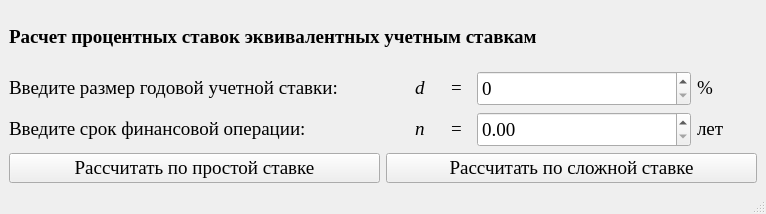
<?xml version="1.0" encoding="UTF-8"?>
<ui version="4.0">
 <class>MainWindow</class>
 <widget class="QMainWindow" name="MainWindow">
  <property name="geometry">
   <rect>
    <x>0</x>
    <y>0</y>
    <width>766</width>
    <height>214</height>
   </rect>
  </property>
  <property name="windowTitle">
   <string>Расчет процентных ставок эквивалентных учетным ставкам</string>
  </property>
  <widget class="QWidget" name="centralwidget">
   <layout class="QGridLayout" name="gridLayout_5">
    <item row="0" column="0">
     <widget class="QLabel" name="label_11">
      <property name="minimumSize">
       <size>
        <width>400</width>
        <height>35</height>
       </size>
      </property>
      <property name="font">
       <font>
        <family>Times New Roman</family>
        <pointsize>14</pointsize>
        <weight>75</weight>
        <bold>true</bold>
       </font>
      </property>
      <property name="text">
       <string>&lt;html&gt;&lt;head/&gt;&lt;body&gt;&lt;p&gt;Расчет процентных ставок эквивалентных учетным ставкам&lt;/p&gt;&lt;/body&gt;&lt;/html&gt;</string>
      </property>
     </widget>
    </item>
    <item row="1" column="0">
     <layout class="QGridLayout" name="gridLayout_3">
      <item row="0" column="0">
       <layout class="QGridLayout" name="gridLayout">
        <item row="0" column="0">
         <widget class="QLabel" name="label">
          <property name="minimumSize">
           <size>
            <width>400</width>
            <height>35</height>
           </size>
          </property>
          <property name="font">
           <font>
            <family>Times New Roman</family>
            <pointsize>14</pointsize>
           </font>
          </property>
          <property name="text">
           <string>&lt;html&gt;&lt;head/&gt;&lt;body&gt;&lt;p&gt;Введите размер годовой учетной ставки:&lt;/p&gt;&lt;/body&gt;&lt;/html&gt;</string>
          </property>
         </widget>
        </item>
        <item row="0" column="1">
         <widget class="QLabel" name="label_2">
          <property name="minimumSize">
           <size>
            <width>30</width>
            <height>0</height>
           </size>
          </property>
          <property name="maximumSize">
           <size>
            <width>30</width>
            <height>16777215</height>
           </size>
          </property>
          <property name="font">
           <font>
            <family>Times New Roman</family>
            <pointsize>14</pointsize>
            <italic>true</italic>
           </font>
          </property>
          <property name="text">
           <string>&lt;html&gt;&lt;head/&gt;&lt;body&gt;&lt;p&gt;d&lt;/p&gt;&lt;/body&gt;&lt;/html&gt;</string>
          </property>
         </widget>
        </item>
        <item row="0" column="2">
         <widget class="QLabel" name="label_3">
          <property name="minimumSize">
           <size>
            <width>20</width>
            <height>0</height>
           </size>
          </property>
          <property name="maximumSize">
           <size>
            <width>20</width>
            <height>16777215</height>
           </size>
          </property>
          <property name="font">
           <font>
            <family>Times New Roman</family>
            <pointsize>14</pointsize>
           </font>
          </property>
          <property name="text">
           <string>&lt;html&gt;&lt;head/&gt;&lt;body&gt;&lt;p&gt;=&lt;/p&gt;&lt;/body&gt;&lt;/html&gt;</string>
          </property>
         </widget>
        </item>
        <item row="0" column="3">
         <widget class="QDoubleSpinBox" name="doubleSpinBox">
          <property name="minimumSize">
           <size>
            <width>214</width>
            <height>25</height>
           </size>
          </property>
          <property name="maximumSize">
           <size>
            <width>16777215</width>
            <height>220</height>
           </size>
          </property>
          <property name="font">
           <font>
            <family>Times New Roman</family>
            <pointsize>14</pointsize>
           </font>
          </property>
          <property name="decimals">
           <number>0</number>
          </property>
          <property name="maximum">
           <double>16777215.000000000000000</double>
          </property>
         </widget>
        </item>
        <item row="0" column="4">
         <widget class="QLabel" name="label_4">
          <property name="minimumSize">
           <size>
            <width>35</width>
            <height>0</height>
           </size>
          </property>
          <property name="maximumSize">
           <size>
            <width>35</width>
            <height>16777215</height>
           </size>
          </property>
          <property name="font">
           <font>
            <family>Times New Roman</family>
            <pointsize>14</pointsize>
           </font>
          </property>
          <property name="text">
           <string>&lt;html&gt;&lt;head/&gt;&lt;body&gt;&lt;p&gt;%&lt;/p&gt;&lt;/body&gt;&lt;/html&gt;</string>
          </property>
         </widget>
        </item>
        <item row="0" column="5">
         <widget class="QLabel" name="label_5">
          <property name="text">
           <string/>
          </property>
         </widget>
        </item>
       </layout>
      </item>
      <item row="1" column="0">
       <layout class="QGridLayout" name="gridLayout_2">
        <item row="0" column="0">
         <widget class="QLabel" name="label_6">
          <property name="minimumSize">
           <size>
            <width>400</width>
            <height>35</height>
           </size>
          </property>
          <property name="font">
           <font>
            <family>Times New Roman</family>
            <pointsize>14</pointsize>
           </font>
          </property>
          <property name="text">
           <string>&lt;html&gt;&lt;head/&gt;&lt;body&gt;&lt;p&gt;Введите срок финансовой операции:&lt;/p&gt;&lt;/body&gt;&lt;/html&gt;</string>
          </property>
         </widget>
        </item>
        <item row="0" column="1">
         <widget class="QLabel" name="label_7">
          <property name="minimumSize">
           <size>
            <width>30</width>
            <height>0</height>
           </size>
          </property>
          <property name="maximumSize">
           <size>
            <width>30</width>
            <height>16777215</height>
           </size>
          </property>
          <property name="font">
           <font>
            <family>Times New Roman</family>
            <pointsize>14</pointsize>
            <italic>true</italic>
           </font>
          </property>
          <property name="text">
           <string>&lt;html&gt;&lt;head/&gt;&lt;body&gt;&lt;p&gt;n&lt;/p&gt;&lt;/body&gt;&lt;/html&gt;</string>
          </property>
         </widget>
        </item>
        <item row="0" column="2">
         <widget class="QLabel" name="label_8">
          <property name="minimumSize">
           <size>
            <width>20</width>
            <height>0</height>
           </size>
          </property>
          <property name="maximumSize">
           <size>
            <width>20</width>
            <height>16777215</height>
           </size>
          </property>
          <property name="font">
           <font>
            <family>Times New Roman</family>
            <pointsize>14</pointsize>
           </font>
          </property>
          <property name="text">
           <string>&lt;html&gt;&lt;head/&gt;&lt;body&gt;&lt;p&gt;=&lt;/p&gt;&lt;/body&gt;&lt;/html&gt;</string>
          </property>
         </widget>
        </item>
        <item row="0" column="3">
         <widget class="QDoubleSpinBox" name="doubleSpinBox_2">
          <property name="minimumSize">
           <size>
            <width>214</width>
            <height>25</height>
           </size>
          </property>
          <property name="maximumSize">
           <size>
            <width>16777215</width>
            <height>220</height>
           </size>
          </property>
          <property name="font">
           <font>
            <family>Times New Roman</family>
            <pointsize>14</pointsize>
           </font>
          </property>
          <property name="decimals">
           <number>2</number>
          </property>
          <property name="maximum">
           <double>16777215.000000000000000</double>
          </property>
          <property name="singleStep">
           <double>0.010000000000000</double>
          </property>
         </widget>
        </item>
        <item row="0" column="4">
         <widget class="QLabel" name="label_9">
          <property name="minimumSize">
           <size>
            <width>35</width>
            <height>0</height>
           </size>
          </property>
          <property name="maximumSize">
           <size>
            <width>35</width>
            <height>16777215</height>
           </size>
          </property>
          <property name="font">
           <font>
            <family>Times New Roman</family>
            <pointsize>14</pointsize>
           </font>
          </property>
          <property name="text">
           <string>&lt;html&gt;&lt;head/&gt;&lt;body&gt;&lt;p&gt;лет&lt;/p&gt;&lt;/body&gt;&lt;/html&gt;</string>
          </property>
         </widget>
        </item>
        <item row="0" column="5">
         <widget class="QLabel" name="label_10">
          <property name="text">
           <string/>
          </property>
         </widget>
        </item>
       </layout>
      </item>
     </layout>
    </item>
    <item row="2" column="0">
     <layout class="QGridLayout" name="gridLayout_4">
      <item row="0" column="0">
       <widget class="QPushButton" name="pushButton">
        <property name="font">
         <font>
          <family>Times New Roman</family>
          <pointsize>14</pointsize>
         </font>
        </property>
        <property name="text">
         <string>Рассчитать по простой ставке</string>
        </property>
       </widget>
      </item>
      <item row="0" column="1">
       <widget class="QPushButton" name="pushButton_2">
        <property name="font">
         <font>
          <family>Times New Roman</family>
          <pointsize>14</pointsize>
         </font>
        </property>
        <property name="text">
         <string>Рассчитать по сложной ставке</string>
        </property>
       </widget>
      </item>
     </layout>
    </item>
   </layout>
  </widget>
  <widget class="QStatusBar" name="statusbar"/>
 </widget>
 <resources/>
 <connections/>
</ui>
